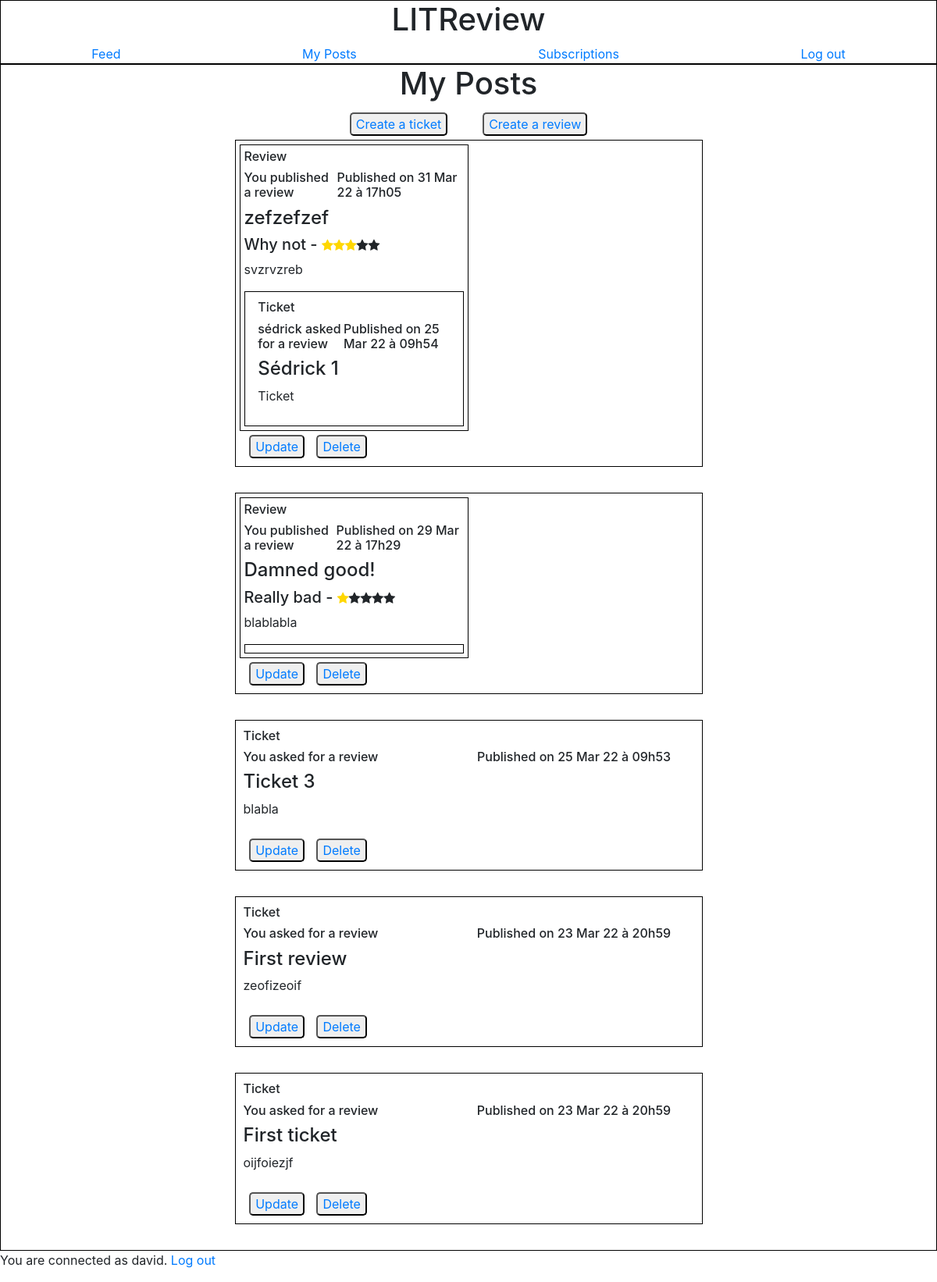
/my_posts_page/ (signed in), run on an earlier commit of the app's database.
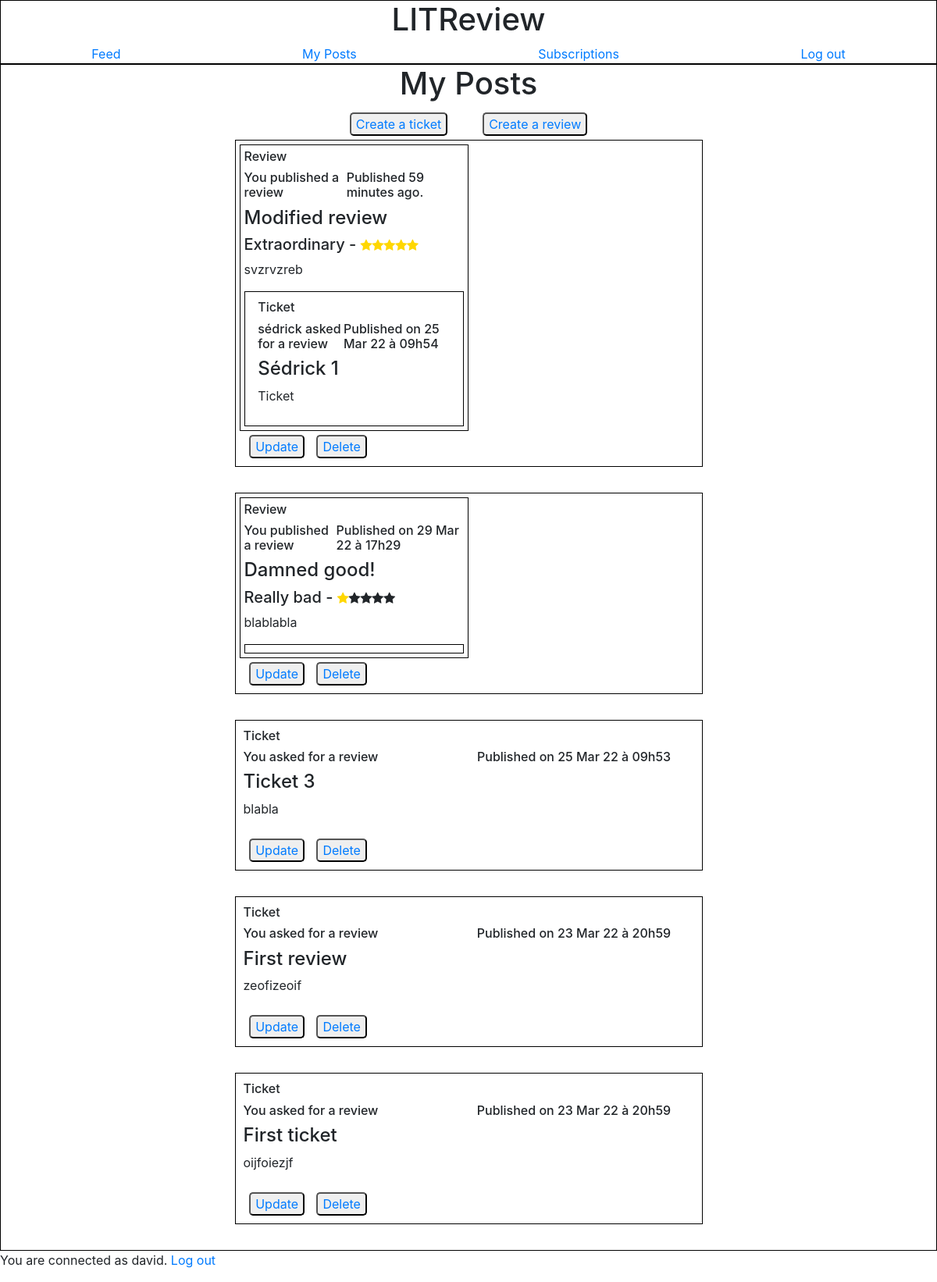
And on a later commit of the database.
### feedapp/models.py (models this page shows, shortened)
class Review(models.Model):
    ticket = models.ForeignKey(to=Ticket, null=True, on_delete=models.CASCADE)
    rating = models.PositiveSmallIntegerField(validators=[MinValueValidator(0), MaxValueValidator(5)])
    user = models.ForeignKey(settings.AUTH_USER_MODEL, on_delete=models.CASCADE)
    headline = models.CharField(max_length=128)
    body = models.TextField(max_length=8192)
    time_created = models.DateTimeField(auto_now_add=True)

class Ticket(models.Model):
    title = models.CharField(max_length=128)
    description = models.CharField(max_length=2048, blank=True)
    user = models.ForeignKey(settings.AUTH_USER_MODEL, on_delete=models.CASCADE)
    image = models.ImageField(null=True, blank=True)
    time_created = models.DateTimeField(auto_now_add=True)
    IMAGE_MAX_SIZE = (100, 100)

### authentication/models.py (models this page shows)
class User(AbstractUser):
    username = models.CharField(max_length=20, unique=True)
    USERNAME_FIELD = 'username'

### feedapp/views.py (the view)
# urls.py: path('my_posts_page/', my_posts_page, name='my_posts_page'),
@login_required
def my_posts_page(request):
    tickets = models.Ticket.objects.filter(user=request.user)
    reviews = models.Review.objects.filter(user=request.user)
    tickets = tickets.annotate(content_type=Value('TICKET', CharField()))
    reviews = reviews.annotate(content_type=Value('REVIEW', CharField()))
    posts = sorted(chain(tickets, reviews), key=lambda post: post.time_created, reverse=True)
    return render(request, 'feedapp/my_posts_page.html', context={'posts': posts})

### feedapp/templatetags/feedapp_extras.py (called while the page is built)
@register.filter
def get_posted_at_display(posted_at):
    seconds_ago = (timezone.now() - posted_at).total_seconds()
    if seconds_ago <= HOUR:
        return f'Published {int(seconds_ago // MINUTE)} minutes ago.'
    elif seconds_ago <= DAY:
        return f'Published {int(seconds_ago // HOUR)} hours ago.'
    return f'Published on {posted_at.strftime("%d %b %y à %Hh%M")}'

@register.simple_tag(takes_context=True)
def get_poster_display(context, user):
    if user == context['user']:
        return 'You'
    return user.username

### feedapp/templates/feedapp/my_posts_page.html (shortened to what this page needs)
{% extends 'base.html' %}
{% load static %}
{% load feedapp_extras %}
    {% block content %}
        <div class="main_content">
            <h1>My Posts</h1>
            <div class="main_content_buttons">
                <button type="button" class="button_review_ticket"><a href="{% url 'create_ticket' %}">Create a ticket</a></button>
                <button type="button" class="button_review_ticket"><a href="{% url 'create_review' %}">Create a review</a></button>
            </div>
            {% for post in posts %}
                <div class="post">
                    {% if post.content_type == 'TICKET' %}
                        {% include 'feedapp/partials/ticket_snippet.html' with ticket=post %}
                            <div class="main_content_buttons">
                                <button type="submit" class="button_delete_update"><a href="{% url 'ticket_update' post.id %}">Update</a></button>
                                <button type="submit" class="button_delete_update"><a href="{% url 'delete_ticket_page' post.id %}">Delete</a> </button>
                            </div>
                    {% elif post.content_type == 'REVIEW' %}
                        {% include 'feedapp/partials/review_snippet.html' with review=post %}
                            <div class="main_content_buttons">
                                <button type="submit"class="button_delete_update"><a href="{% url 'review_update' post.id %}">Update</a></button>
                                <button type="submit" class="button_delete_update"><a href="{% url 'delete_review_page' post.id %}">Delete</a> </button>
                            </div>
                    {% endif %}
                </div>
            {% endfor %}
        </div>
    {% endblock content %}

### feedapp/templates/feedapp/partials/review_snippet.html (shortened to what this page needs)
{% load static %}
{% load feedapp_extras %}
<div class="review">
    <h6>Review</h6>
    <div class="review_info">
        <h6>{% get_poster_display review.user%} published a review</h6>
        <h6>{{ review.time_created|get_posted_at_display }}</h6>
    </div>
    <h4>{{ review.headline }}</h4>
    <div class="review_rating">
        {% if review.rating == 5 %}
            <h5>Extraordinary -&nbsp </h5>
            <i class="fa fa-star checked"></i>
            <i class="fa fa-star checked"></i>
            <i class="fa fa-star checked"></i>
            <i class="fa fa-star checked"></i>
            <i class="fa fa-star checked"></i>
        {% elif review.rating == 3 %}
            <h5>Why not -&nbsp </h5>
            <i class="fa fa-star checked"></i>
            <i class="fa fa-star checked"></i>
            <i class="fa fa-star checked"></i>
            <i class="fa fa-star"></i>
            <i class="fa fa-star"></i>
        {% elif review.rating == 1 %}
            <h5>Really bad -&nbsp </h5>
            <i class="fa fa-star checked"></i>
            <i class="fa fa-star"></i>
            <i class="fa fa-star"></i>
            <i class="fa fa-star"></i>
            <i class="fa fa-star"></i>
        {% endif %}
    </div>
    <p>{{ review.body }}</p>
    <div class="ticket_area">
        {% if review.ticket %}
            {% include 'feedapp/partials/ticket_snippet.html' with ticket=review.ticket %}
        {% endif %}
    </div>
</div>

### feedapp/templates/feedapp/partials/ticket_snippet.html (shortened to what this page needs)
{% load static %}
{% load feedapp_extras %}
<div class="ticket">
    <h6>Ticket</h6>
    <div class="ticket_info">
        <h6>{% get_poster_display ticket.user %} asked for a review</h6>
        <h6>{{ ticket.time_created|get_posted_at_display }}</h6>
    </div>
    <h4>{{ ticket.title }}</h4>
    <p>{{ ticket.description }}</p>
</div>

What changed in the data, as far as the page shows it:
removed Review: user "You", time_created|get_posted_at_display "Published on 31 Mar 22 à 17h05", headline "zefzefzef", rating "Why not -", body "svzrvzreb", Ticket.user.username "sédrick", {{ ticket.time_created|get_posted_at_display }} "Published on 25 Mar 22 à 09h54", {{ ticket.title }} "Sédrick 1", {{ ticket.description }} "Ticket"
added Review: user "You", time_created|get_posted_at_display "Published 59 minutes ago.", headline "Modified review", rating "Extraordinary -", body "svzrvzreb", Ticket.user.username "sédrick", {{ ticket.time_created|get_posted_at_display }} "Published on 25 Mar 22 à 09h54", {{ ticket.title }} "Sédrick 1", {{ ticket.description }} "Ticket"
